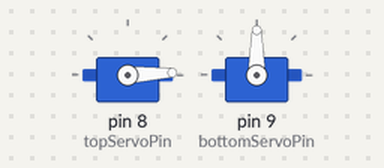
Bench run of a sketch on a simulated Arduino Uno, built with avr-gcc and run on an emulated ATmega328P. On the bench: 2 × servo.

Above: at 0.05 s.
At 1.3 s:
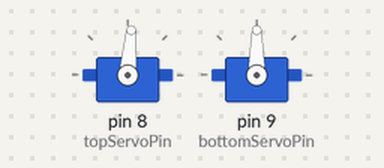
At 2.6 s:
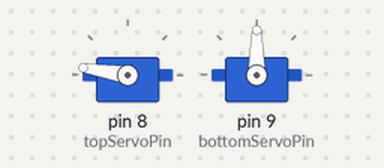
At 5.2 s:
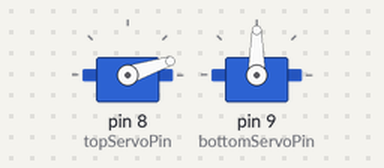
Timing chart, 0 to 8.4 s (numbered marks = the images above):
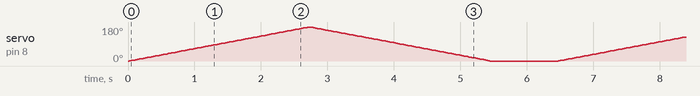

The sketch:

Servo_PanTilt.ino
```cpp
/*        Program runs the Pan-Tilt servo setup
 *
 *    -take the script, plug and play
 *
 *    Connections :  red/middle wires -- connect to 5V pins
 *                    brown/outside wires --- connect to ground
 *                   tan/outside wires --- connect to appropriate PWM pin
 *                      - top servo is connected to pin 8 (PWM pin)
 *                      - bottom servo is connected to pin 9(PWM pin)
 */
#include <Servo.h>


int topServoPin = 8;      //PWM pin top servo is connected to
int bottomServoPin = 9;   //PWM pin bottom servo is connected to
Servo topServo;
Servo bottomServo;

int pos = 0;   //corresponds to degrees of motion
void setup() {
  // put your setup code here, to run once:
  topServo.attach(topServoPin);
  bottomServo.attach(bottomServoPin);
}

void loop() {
  // put your main code here, to run repeatedly:
  for (pos = 0; pos <= 180; pos += 1) { // goes from 0 degrees to 180 degrees
    // in steps of 1 degree
    topServo.write(pos);              // tell servo to go to position in variable 'pos'
    delay(15);                       // waits 15ms for the servo to reach the position
  }
  for (pos = 180; pos >= 0; pos -= 1) { // goes from 180 degrees to 0 degrees
    topServo.write(pos);              // tell servo to go to position in variable 'pos'
    delay(15);                       // waits 15ms for the servo to reach the position
  }
  delay(1000);
/*
    for (pos = 0; pos <= 180; pos += 1) { // goes from 0 degrees to 180 degrees
    // in steps of 1 degree
    bottomServo.write(pos);              // tell servo to go to position in variable 'pos'
    delay(15);                       // waits 15ms for the servo to reach the position
  }
  for (pos = 180; pos >= 0; pos -= 1) { // goes from 180 degrees to 0 degrees
    bottomServo.write(pos);              // tell servo to go to position in variable 'pos'
    delay(15);                       // waits 15ms for the servo to reach the position
  }
  delay(1000);
  */
}
```
